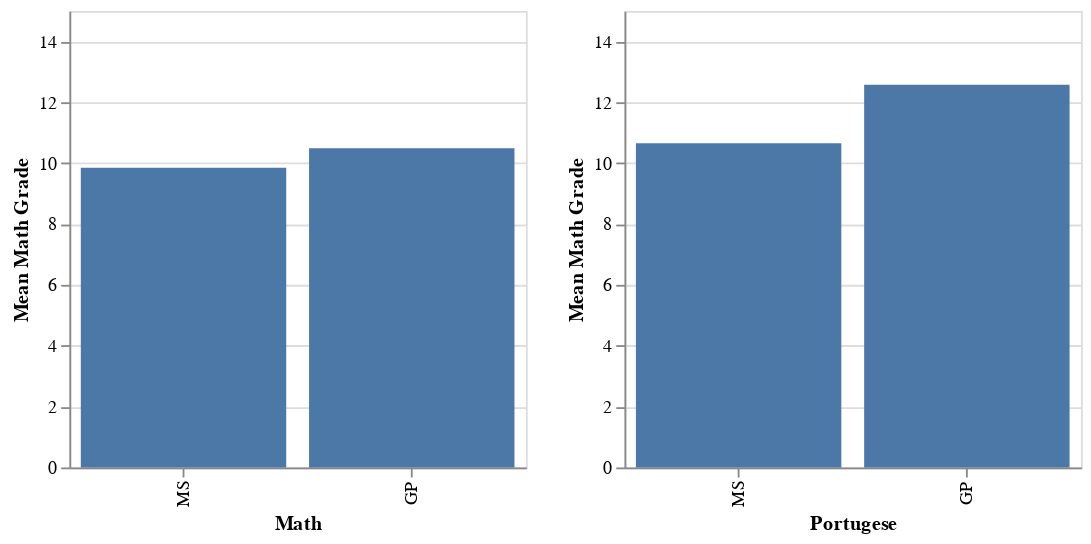

Notebook code for this chart:
### Code cell
demo_cats = ["school", "sex", "age", "address", "guardian"]


base_math_demo = alt.Chart(math)
bind_d = demo_cats
drp_d = alt.binding_select(options = bind_d, 
                             name = "Select:")
sel_d = alt.selection_single(fields = ['column'], 
                               value = [{'column': demo_cats[0]}], 
                               bind = drp_d)

math_demo_bar = base_math_demo.properties(width = 250, height = 250).transform_fold(
    demo_cats,as_=['column', 'value']
).add_selection(
    sel_d
).transform_filter(
    sel_d
).mark_bar().encode(
    y = alt.Y("mean(Grade)", scale=alt.Scale(domain=[0, 15])).title("Mean Math Grade"),
    x = alt.X(field = "value", type='nominal', sort=alt.EncodingSortField(field='Grade', op='mean')).title("Math"),
    tooltip = ["value:N", "mean(Grade)", "count()"]
)

base_port_demo = alt.Chart(port)

port_demo_bar = base_port_demo.properties(width = 250, height = 250).transform_fold(
    demo_cats,as_=['column', 'value']
).add_selection(
    sel_d
).transform_filter(
    sel_d
).mark_bar().encode(
    y = alt.Y("mean(Grade)", scale=alt.Scale(domain=[0, 15])).title("Mean Math Grade"),
    x = alt.X(field = "value", type='nominal', sort=alt.EncodingSortField(field='Grade', op='mean')).title("Portugese"),
    tooltip = ["value:N", "mean(Grade)", "count()"]
)

math_demo_bar | port_demo_bar

### Figure 1 — Vega-Lite specification as saved in the notebook (floating-point values rounded to 4 significant figures; data arrays with more than 128 entries replaced by an {"elided": "..."} marker saying what was removed)
{"config": {"view": {"continuousWidth": 300, "continuousHeight": 300}}, "hconcat": [{"data": {"name": "data-c520c5a386a5b770351febe57fb9aba4"}, "mark": {"type": "bar"}, "encoding": {"tooltip": [{"field": "value", "type": "nominal"}, {"aggregate": "mean", "field": "Grade", "type": "quantitative"}, {"aggregate": "count", "type": "quantitative"}], "x": {"field": "value", "sort": {"field": "Grade", "op": "mean"}, "title": "Math", "type": "nominal"}, "y": {"aggregate": "mean", "field": "Grade", "scale": {"domain": [0, 15]}, "title": "Mean Math Grade", "type": "quantitative"}}, "height": 250, "name": "view_1", "transform": [{"fold": ["school", "sex", "age", "address", "guardian"], "as": ["column", "value"]}, {"filter": {"param": "param_1"}}], "width": 250}, {"data": {"name": "data-5d51921bd22fb9512f78931b9bb4b176"}, "mark": {"type": "bar"}, "encoding": {"tooltip": [{"field": "value", "type": "nominal"}, {"aggregate": "mean", "field": "Grade", "type": "quantitative"}, {"aggregate": "count", "type": "quantitative"}], "x": {"field": "value", "sort": {"field": "Grade", "op": "mean"}, "title": "Portugese", "type": "nominal"}, "y": {"aggregate": "mean", "field": "Grade", "scale": {"domain": [0, 15]}, "title": "Mean Math Grade", "type": "quantitative"}}, "height": 250, "name": "view_2", "transform": [{"fold": ["school", "sex", "age", "address", "guardian"], "as": ["column", "value"]}, {"filter": {"param": "param_1"}}], "width": 250}], "params": [{"name": "param_1", "select": {"type": "point", "fields": ["column"]}, "bind": {"input": "select", "options": ["school", "sex", "age", "address", "guardian"], "name": "Select:"}, "value": [{"column": "school"}], "views": ["view_1", "view_2"]}], "$schema": "https://vega.github.io/schema/vega-lite/v5.17.0.json", "datasets": {"data-c520c5a386a5b770351febe57fb9aba4": {"elided": "395 records"}, "data-5d51921bd22fb9512f78931b9bb4b176": {"elided": "649 records"}}}
